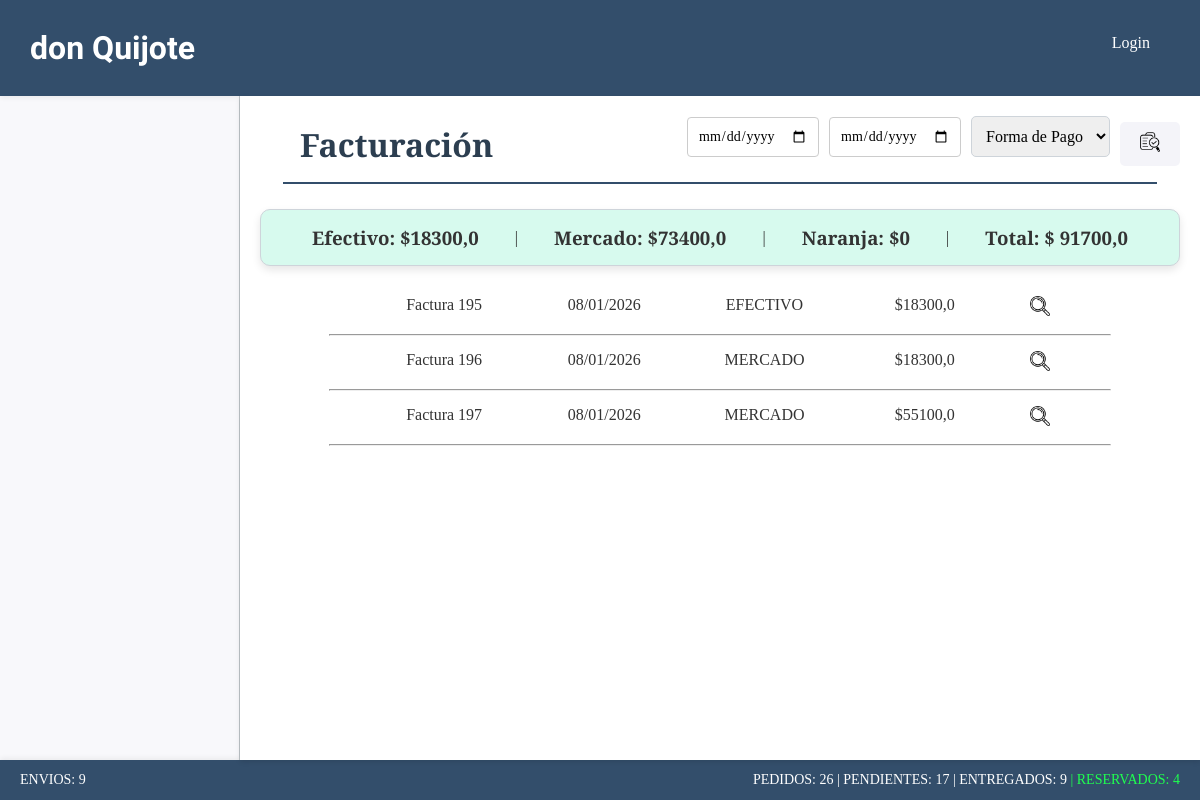
Screenshot of /facturas/facturas/ with the database file from the repository.
### facturas/models.py (models this page shows, shortened)
class Facturas(models.Model):
    forma_pago = models.CharField(max_length=50)
    pago = models.FloatField()
    fecha = models.DateField(default=now)
    envio = models.BooleanField(default=True)
    class Meta:
        db_table = "facturas"
        verbose_name = "Facturas"

### facturas/views.py (the view)
# urls.py: path('facturas/', include('facturas.urls')),
def facturas(request):
    return listar_facturas(request)

### core/forms.py
class FechasPagosForm(forms.Form):
    fecha_inicio = forms.DateField(
        widget=forms.TextInput(attrs={'type': 'date', 'class': 'form-control'}),
        required=False,
        label=''
    )
    fecha_fin = forms.DateField(
        widget=forms.TextInput(attrs={'type': 'date', 'class': 'form-control'}),
        required=False,
        label=''
    )
    OPCIONES_FORMA_PAGO = [
        ('', 'Forma de Pago'),
        ('efectivo', 'Efectivo'),
        ('mercado', 'Mercado'),
        ('naranja', 'Naranja'),
    ]
    forma_pago = forms.ChoiceField(
        choices=OPCIONES_FORMA_PAGO,
        required=False,
        widget=forms.Select(attrs={'class': 'form-control'}),
        label=""
    )

### productos/models.py (called while the page is built)
    def __str__(self):
        return self.nombre

### facturas/templates/facturas/facturas.html (shortened to what this page needs)
{% extends 'core/base.html' %}
{% load static %}
{% block css %}
    <link rel="stylesheet" href="{% static 'facturas/css/styles.css' %}">
{% endblock css %}
{% block titulo %}
    {% include 'core/components/encabezado.html' with titulo_texto="Facturación" %}
{% endblock titulo %}
{% block main %}
<div class="facturas-totales card">
    <h3>Efectivo: ${{caja_efectivo}}</h3>
    <p>|</p>
    <h3>Mercado: ${{caja_mercado}}</h3>
    <p>|</p>
    <h3>Naranja: ${{caja_naranja}}</h3>
    <p>|</p>
    <h3>Total: $ {{caja_total}}</h3>
</div>
{% for factura in facturas %}
    <div class="facturas-detalle">
        <p class="facturas-detalle-pedido">Factura {{ factura.id }}</p>
        <p class="facturas-detalle-pedido">{{ factura.fecha|date:"d/m/Y" }}</p>
        <p class="facturas-detalle-pedido">{{ factura.forma_pago|upper }}</p>
        <p class="facturas-detalle-pedido">${{ factura.pago }}</p>
        <button onclick="toggleProductos('{{ factura.id }}')" class="facturas-detalle-icono">
            <img class="icono-opc" src="{% static 'facturas/img/lupa.webp' %}" alt="Detalle Factura">
        </button>
    </div>
    <div class="facturas-hr-container">
        <hr class="facturas-hr">
    </div>
    {% empty %}
    <h2 class="vacio">No hay Facturas en este rango de fechas.</h2>
{% endfor %}
{% endblock main %}

### core/static/core/css/styles.css (style rules this page uses)
* { padding: 0; margin: 0; box-sizing: border-box; }
body { font-family: 'Merriweather', serif; color: #333; background-color: #f4f4f9; }
.card { padding: 15px; border: 1px solid #ced4da; border-radius: 10px; background-color: #ffffff; box-shadow: 0 4px 8px rgba(0, 0, 0, 0.1); }
.form-control { width: 100%; padding: 10px; margin-bottom: 15px; border: 1px solid #ced4da; border-radius: 5px; font-size: 16px; font-family: 'Merriweather', serif; }
.filtro-form input[type="date"] { padding: 10px; font-size: 14px; border-radius: 4px; border: 1px solid #ccc; }
.icono-opc { width: 20px; height: 20px; transition: transform 0.3s ease; }

### facturas/static/facturas/css/styles.css (style rules this page uses)
.facturas-totales { background-color: rgb(215, 250, 238); display: flex; align-items: center; justify-content: space-evenly; margin-top: 15px; margin-bottom: 15px; }
.facturas-hr-container { display: flex; align-items: center; justify-content: space-around; }
.facturas-hr { width: 85%; }
.facturas-detalle { display: flex; justify-content: center; padding: 15px; }
.facturas-detalle-pedido { width: 18%; text-align: center; }
.facturas-detalle-icono { background-color: white; border: none; width: 8%; text-align: center; }

### rows the page displays
Facturas: id "195", fecha "08/01/2026", forma_pago "EFECTIVO", pago "18300,0"
Facturas: id "196", fecha "08/01/2026", forma_pago "MERCADO", pago "18300,0"
Facturas: id "197", fecha "08/01/2026", forma_pago "MERCADO", pago "55100,0"

### other values shown
{{ titulo_texto }} "Facturación"
{{ caja_efectivo }} "18300,0"
{{ caja_mercado }} "73400,0"
{{ caja_naranja }} "0"
{{ caja_total }} "91700,0"
{{ cant_envios }} "9"
{{ cant_pedidos }} "26"
{{ cant_pendientes }} "17"
{{ cant_entregados }} "9"
{{ cant_reservados }} "4"
